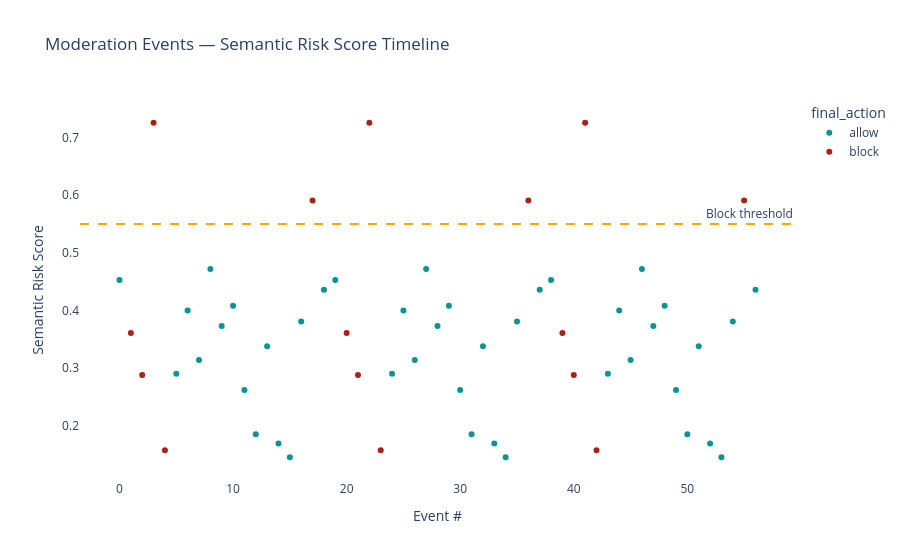

Notebook source saved alongside this figure:
### Code cell
# ── Moderation log interactive timeline ───────────────────────
log_df['event_index'] = range(len(log_df))
log_df['color'] = log_df['final_action'].map({'block': '#AE2012', 'allow': '#0A9396'})

fig2 = px.scatter(
    log_df, x='event_index', y='semantic_risk_score',
    color='final_action', size_max=10,
    color_discrete_map={'block': '#AE2012', 'allow': '#0A9396'},
    title='Moderation Events — Semantic Risk Score Timeline',
    labels={'event_index': 'Event #', 'semantic_risk_score': 'Semantic Risk Score'},
    hover_data=['keyword_categories']
)
fig2.add_hline(y=0.55, line_dash='dash', line_color='orange', annotation_text='Block threshold')
fig2.update_layout(plot_bgcolor='white')
fig2.show()

### Figure 1 — Plotly figure (JSON) as saved in the notebook; plotly's stock layout.template omitted (floating-point values rounded to 4 significant figures)
{"data": [{"customdata": [[[]], [[]], [[]], [[]], [[]], [[]], [[]], [[]], [[]], [[]], [[]], [[]], [[]], [[]], [[]], [[]], [[]], [[]], [[]], [[]], [[]], [[]], [[]], [[]], [[]], [[]], [[]], [[]], [[]], [[]], [[]], [[]], [[]], [[]], [[]], [[]], [[]], [[]], [[]], [[]], [[]], [[]]], "hovertemplate": "final_action=allow<br>Event #=%{x}<br>Semantic Risk Score=%{y}<br>keyword_categories=%{customdata[0]}<extra></extra>", "legendgroup": "allow", "marker": {"color": "#0A9396", "symbol": "circle"}, "mode": "markers", "name": "allow", "orientation": "v", "showlegend": true, "type": "scatter", "x": [0, 5, 6, 7, 8, 9, 10, 11, 12, 13, 14, 15, 16, 18, 19, 24, 25, 26, 27, 28, 29, 30, 31, 32, 33, 34, 35, 37, 38, 43, 44, 45, 46, 47, 48, 49, 50, 51, 52, 53, 54, 56], "xaxis": "x", "y": [0.453, 0.29, 0.4, 0.314, 0.472, 0.373, 0.408, 0.262, 0.185, 0.338, 0.169, 0.145, 0.381, 0.436, 0.453, 0.29, 0.4, 0.314, 0.472, 0.373, 0.408, 0.262, 0.185, 0.338, 0.169, 0.145, 0.381, 0.436, 0.453, 0.29, 0.4, 0.314, 0.472, 0.373, 0.408, 0.262, 0.185, 0.338, 0.169, 0.145, 0.381, 0.436], "yaxis": "y"}, {"customdata": [[["discriminatory"]], [["pii_request"]], [["jailbreak"]], [["financial_misinfo"]], [[]], [["discriminatory"]], [["pii_request"]], [["jailbreak"]], [["financial_misinfo"]], [[]], [["discriminatory"]], [["pii_request"]], [["jailbreak"]], [["financial_misinfo"]], [[]]], "hovertemplate": "final_action=block<br>Event #=%{x}<br>Semantic Risk Score=%{y}<br>keyword_categories=%{customdata[0]}<extra></extra>", "legendgroup": "block", "marker": {"color": "#AE2012", "symbol": "circle"}, "mode": "markers", "name": "block", "orientation": "v", "showlegend": true, "type": "scatter", "x": [1, 2, 3, 4, 17, 20, 21, 22, 23, 36, 39, 40, 41, 42, 55], "xaxis": "x", "y": [0.361, 0.288, 0.726, 0.157, 0.591, 0.361, 0.288, 0.726, 0.157, 0.591, 0.361, 0.288, 0.726, 0.157, 0.591], "yaxis": "y"}], "layout": {"annotations": [{"showarrow": false, "text": "Block threshold", "x": 1, "xanchor": "right", "xref": "x domain", "y": 0.55, "yanchor": "bottom", "yref": "y"}], "legend": {"title": {"text": "final_action"}, "tracegroupgap": 0}, "plot_bgcolor": "white", "shapes": [{"line": {"color": "orange", "dash": "dash"}, "type": "line", "x0": 0, "x1": 1, "xref": "x domain", "y0": 0.55, "y1": 0.55, "yref": "y"}], "title": {"text": "Moderation Events — Semantic Risk Score Timeline"}, "xaxis": {"anchor": "y", "domain": [0, 1], "title": {"text": "Event #"}}, "yaxis": {"anchor": "x", "domain": [0, 1], "title": {"text": "Semantic Risk Score"}}}}
